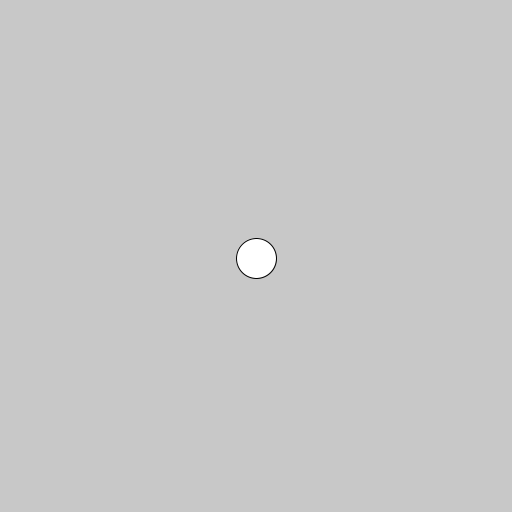
Frame 1 (no input)
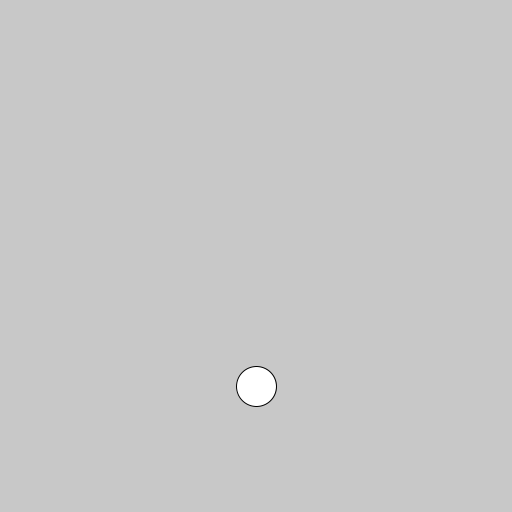
Frame 60 (the mouse pressed at the canvas centre just before this capture)
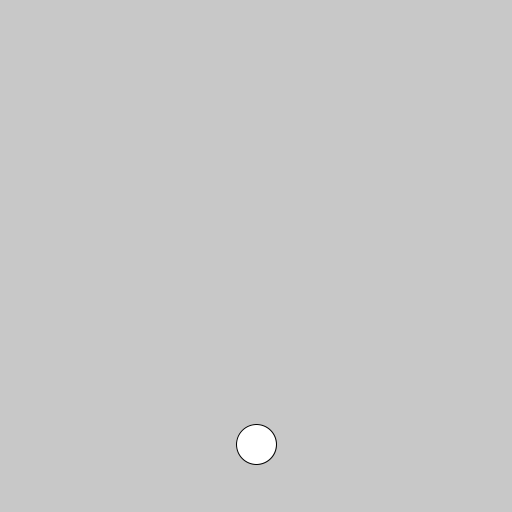
Frame 120 (the mouse held since frame 60 and released just before this capture)

The Processing sketch that drew these frames (run headless with seeded random() and noise(); from frame 60 on, the mouse is pressed at the canvas centre):

// Processing sketch: pract_9
// ── pract_9.pde
PVector position;
PVector velocity;
PVector gravity = new PVector(0,2);

void setup() {
	size(512, 512);
	velocity = new PVector(0,0);
	position = new PVector(width/2, height/2);	
}

void draw(){
	background(200);
	velocity.add(gravity);
	position.add(velocity);
	ellipse(position.x, position.y, 40, 40);

	if(position.y+20+10>height){
		velocity.y*=-0.9;
		position.y=height-20-10;
	}
}
void mousePressed(){
	position.set(mouseX, mouseY);
}
